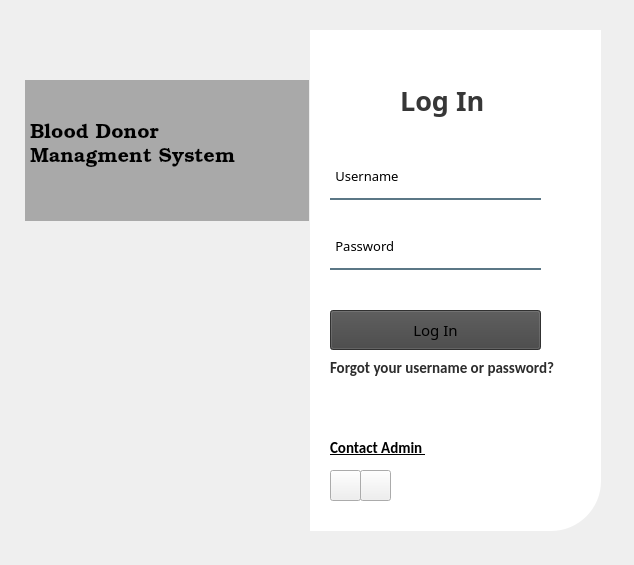
<?xml version="1.0" encoding="UTF-8"?>
<ui version="4.0">
 <class>Form</class>
 <widget class="QWidget" name="Form">
  <property name="geometry">
   <rect>
    <x>0</x>
    <y>0</y>
    <width>634</width>
    <height>565</height>
   </rect>
  </property>
  <property name="font">
   <font>
    <family>Bell MT</family>
    <pointsize>10</pointsize>
    <underline>false</underline>
   </font>
  </property>
  <property name="windowTitle">
   <string>Form</string>
  </property>
  <property name="styleSheet">
   <string notr="true"/>
  </property>
  <widget class="QWidget" name="widget" native="true">
   <property name="geometry">
    <rect>
     <x>10</x>
     <y>10</y>
     <width>611</width>
     <height>531</height>
    </rect>
   </property>
   <property name="styleSheet">
    <string notr="true"/>
   </property>
   <widget class="QLabel" name="label">
    <property name="geometry">
     <rect>
      <x>15</x>
      <y>20</y>
      <width>301</width>
      <height>501</height>
     </rect>
    </property>
    <property name="styleSheet">
     <string notr="true">border-image: url(:/pic/background/bbn.png);
border-top-left-radius:50px;</string>
    </property>
    <property name="text">
     <string/>
    </property>
   </widget>
   <widget class="QLabel" name="label_2">
    <property name="geometry">
     <rect>
      <x>300</x>
      <y>90</y>
      <width>281</width>
      <height>461</height>
     </rect>
    </property>
    <property name="styleSheet">
     <string notr="true">background-colour:rgba(0,0,0,80);
border-top-left-radius:50px;</string>
    </property>
    <property name="text">
     <string/>
    </property>
   </widget>
   <widget class="QLabel" name="label_3">
    <property name="geometry">
     <rect>
      <x>300</x>
      <y>20</y>
      <width>291</width>
      <height>501</height>
     </rect>
    </property>
    <property name="styleSheet">
     <string notr="true">background-color:rgba(255,255,255,255);
border-bottom-right-radius:50px;</string>
    </property>
    <property name="text">
     <string/>
    </property>
   </widget>
   <widget class="QLabel" name="label_4">
    <property name="geometry">
     <rect>
      <x>390</x>
      <y>70</y>
      <width>100</width>
      <height>40</height>
     </rect>
    </property>
    <property name="font">
     <font>
      <family>Bell MT</family>
      <pointsize>20</pointsize>
      <bold>true</bold>
      <underline>false</underline>
     </font>
    </property>
    <property name="styleSheet">
     <string notr="true">color:rgba(0,0,0,200)</string>
    </property>
    <property name="text">
     <string>Log In</string>
    </property>
   </widget>
   <widget class="QLineEdit" name="username">
    <property name="geometry">
     <rect>
      <x>320</x>
      <y>150</y>
      <width>211</width>
      <height>40</height>
     </rect>
    </property>
    <property name="styleSheet">
     <string notr="true">background-color:rgba(0,0,0,0);
border:none;
border-bottom:2px solid rgba(46,82,101,200);
color:rgba(0,0,280,240);
padding-bottom:7px;</string>
    </property>
    <property name="placeholderText">
     <string> Username</string>
    </property>
   </widget>
   <widget class="QLineEdit" name="password">
    <property name="geometry">
     <rect>
      <x>320</x>
      <y>220</y>
      <width>211</width>
      <height>40</height>
     </rect>
    </property>
    <property name="styleSheet">
     <string notr="true">background-color:rgba(0,0,0,0);
border:none;
border-bottom:2px solid rgba(46,82,101,200);
color:rgba(0,0,280,240);
padding-bottom:7px;</string>
    </property>
    <property name="echoMode">
     <enum>QLineEdit::EchoMode::Password</enum>
    </property>
    <property name="placeholderText">
     <string> Password</string>
    </property>
   </widget>
   <widget class="QPushButton" name="login_button">
    <property name="geometry">
     <rect>
      <x>320</x>
      <y>300</y>
      <width>211</width>
      <height>40</height>
     </rect>
    </property>
    <property name="font">
     <font>
      <family>Bell MT</family>
      <pointsize>11</pointsize>
      <underline>false</underline>
      <fontweight>ExtraBold</fontweight>
     </font>
    </property>
    <property name="styleSheet">
     <string notr="true">background-color: rgb(68, 68, 68);
</string>
    </property>
    <property name="text">
     <string>Log In</string>
    </property>
   </widget>
   <widget class="QLabel" name="label_5">
    <property name="geometry">
     <rect>
      <x>320</x>
      <y>350</y>
      <width>261</width>
      <height>16</height>
     </rect>
    </property>
    <property name="font">
     <font>
      <family>Calibri</family>
      <pointsize>11</pointsize>
      <bold>true</bold>
      <underline>false</underline>
     </font>
    </property>
    <property name="styleSheet">
     <string notr="true">color:rgba(0,0,0,210);</string>
    </property>
    <property name="text">
     <string>Forgot your username or password?</string>
    </property>
   </widget>
   <widget class="QLabel" name="label_6">
    <property name="geometry">
     <rect>
      <x>320</x>
      <y>430</y>
      <width>151</width>
      <height>16</height>
     </rect>
    </property>
    <property name="font">
     <font>
      <family>Calibri</family>
      <pointsize>11</pointsize>
      <bold>true</bold>
      <underline>true</underline>
     </font>
    </property>
    <property name="text">
     <string>Contact Admin </string>
    </property>
   </widget>
   <widget class="QPushButton" name="linkedin_button">
    <property name="geometry">
     <rect>
      <x>320</x>
      <y>460</y>
      <width>31</width>
      <height>31</height>
     </rect>
    </property>
    <property name="styleSheet">
     <string notr="true">border-image: url(:/pic/icons/linkedin.png);</string>
    </property>
    <property name="text">
     <string/>
    </property>
   </widget>
   <widget class="QPushButton" name="fb_button">
    <property name="geometry">
     <rect>
      <x>350</x>
      <y>460</y>
      <width>31</width>
      <height>31</height>
     </rect>
    </property>
    <property name="styleSheet">
     <string notr="true">border-image: url(:/pic/icons/facebook.png);</string>
    </property>
    <property name="text">
     <string/>
    </property>
   </widget>
   <widget class="QLabel" name="label_7">
    <property name="geometry">
     <rect>
      <x>15</x>
      <y>70</y>
      <width>284</width>
      <height>141</height>
     </rect>
    </property>
    <property name="styleSheet">
     <string notr="true">background-color:rgba(0,0,0,75);</string>
    </property>
    <property name="text">
     <string/>
    </property>
   </widget>
   <widget class="QLabel" name="label_8">
    <property name="geometry">
     <rect>
      <x>20</x>
      <y>100</y>
      <width>251</width>
      <height>71</height>
     </rect>
    </property>
    <property name="font">
     <font>
      <family>Bookman Old Style</family>
      <pointsize>15</pointsize>
      <underline>false</underline>
      <fontweight>Black</fontweight>
     </font>
    </property>
    <property name="styleSheet">
     <string notr="true">
selection-color: rgb(0, 0, 0);</string>
    </property>
    <property name="text">
     <string>Blood Donor 
Managment System</string>
    </property>
    <property name="scaledContents">
     <bool>false</bool>
    </property>
   </widget>
   <widget class="QLabel" name="label_9">
    <property name="geometry">
     <rect>
      <x>20</x>
      <y>250</y>
      <width>271</width>
      <height>221</height>
     </rect>
    </property>
    <property name="sizePolicy">
     <sizepolicy hsizetype="Fixed" vsizetype="Fixed">
      <horstretch>0</horstretch>
      <verstretch>0</verstretch>
     </sizepolicy>
    </property>
    <property name="autoFillBackground">
     <bool>false</bool>
    </property>
    <property name="styleSheet">
     <string notr="true">border-image: url(:/pic/background/bbn logo.png);</string>
    </property>
    <property name="text">
     <string/>
    </property>
    <property name="scaledContents">
     <bool>false</bool>
    </property>
   </widget>
  </widget>
 </widget>
 <resources>
  <include location="res.qrc"/>
 </resources>
 <connections/>
</ui>
